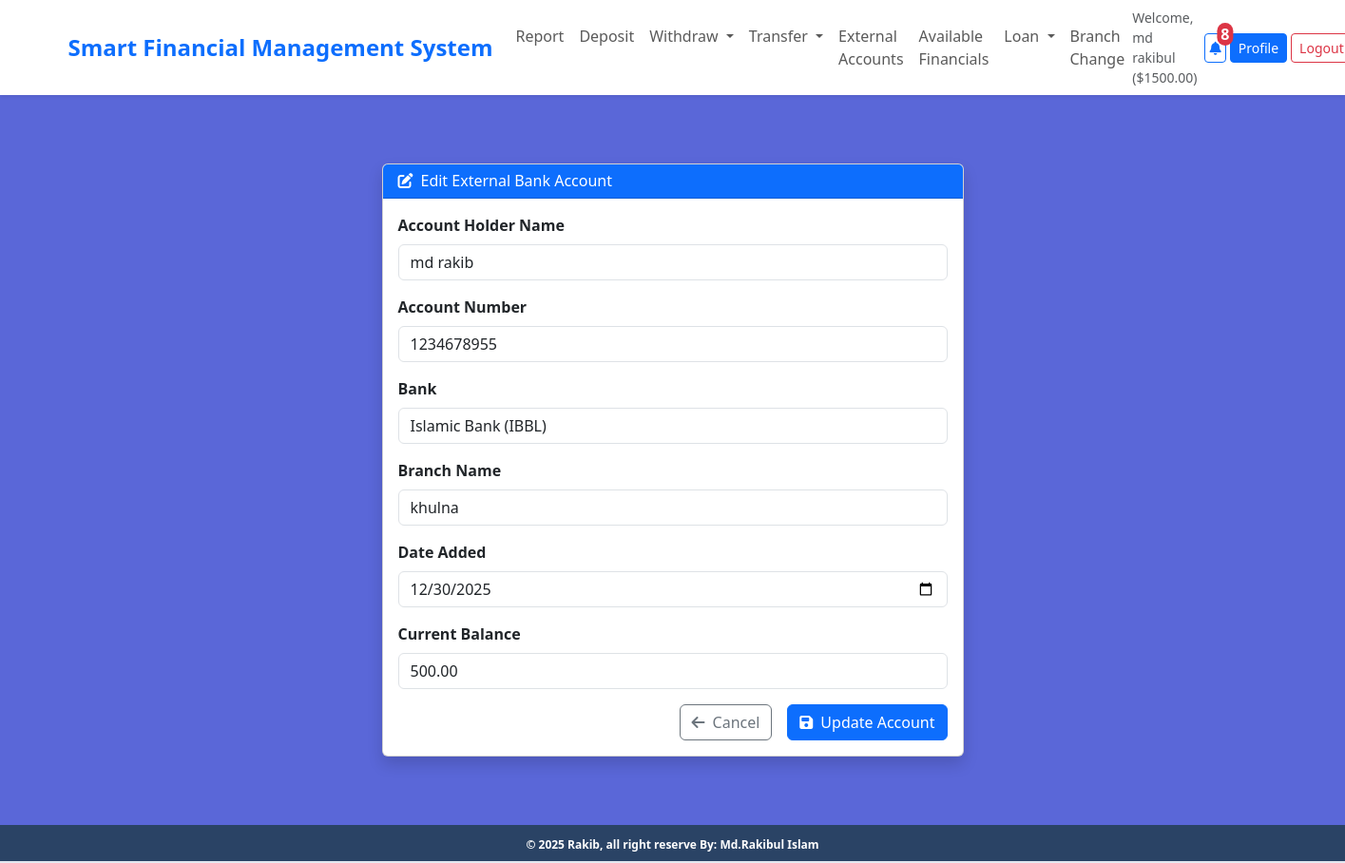
The app's page /accounts/external-accounts/6/edit/ (signed in) with its own data.
### accounts/models.py (models this page shows, shortened)
class UserBankAccount(models.Model):
    ROLE_CHOICES = [
        ('Admin', 'Admin'),
        ('Staff', 'Staff'),
        ('Customer', 'Customer'),
    ]
    user = models.OneToOneField(User, related_name='account', on_delete=models.CASCADE)
    bank = models.ForeignKey(Bank, on_delete=models.CASCADE, related_name='accounts')
    branch = models.ForeignKey(Branch, on_delete=models.CASCADE, related_name='accounts', null=True, blank=True)
    account_type = models.CharField(max_length=10, choices=ACCOUNT_TYPE)
    role = models.CharField(max_length=10, choices=ROLE_CHOICES, default='Customer')
    account_no = models.IntegerField(unique=True) # account no duijon user er kokhono same hobe na
    birth_date = models.DateField(null=True, blank=True)
    gender = models.CharField(max_length=10, choices=GENDER_TYPE)
    initial_deposite_date = models.DateField(auto_now_add=True)
    balance = models.DecimalField(default=0, max_digits=12, decimal_places=2) # ekjon user 12 digit obdi taka rakhte parbe, dui doshomik ghor obdi rakhte parben 1000.50
    is_active = models.BooleanField(default=True)
    @property
    def total_balance(self):
        from decimal import Decimal
        external_balance = self.user.external_accounts.aggregate(
            total=models.Sum('current_balance')
        )['total'] or Decimal('0')
        return self.balance + external_balance

class ExternalBankAccount(models.Model):
    user = models.ForeignKey(User, related_name='external_accounts', on_delete=models.CASCADE)
    account_holder_name = models.CharField(max_length=100, default='')
    account_number = models.CharField(max_length=50, unique=True)
    bank = models.ForeignKey(Bank, on_delete=models.CASCADE, null=True, blank=True)
    branch_name = models.CharField(max_length=100, default='')
    date_added = models.DateField(default='2025-01-01')
    current_balance = models.DecimalField(max_digits=12, decimal_places=2, default=0)
    created_at = models.DateTimeField(auto_now_add=True)
    updated_at = models.DateTimeField(auto_now=True)
    class Meta:
        ordering = ['-date_added']
        verbose_name = 'External Bank Account'
        verbose_name_plural = 'External Bank Accounts'
        constraints = [
            models.UniqueConstraint(fields=['user', 'bank'], name='unique_user_bank_external')
        ]

### accounts/views.py (the view, shortened to what this page needs)
# urls.py: path('external-accounts/<int:pk>/edit/', ExternalBankAccountUpdateView.as_view(), name='edit_external_account'),
class ExternalBankAccountUpdateView(View):
    template_name = 'accounts/edit_external_account.html'
    def get(self, request, pk):
        account = ExternalBankAccount.objects.get(pk=pk, user=request.user)
        form = ExternalBankAccountForm(instance=account)
        return render(request, self.template_name, {'form': form, 'account': account})

### banks/models.py (called while the page is built)
    def __str__(self):
        if self.code:
            return f"{self.name} ({self.code})"
        return self.name

### notifications/context_processors.py (called while the page is built)
def unread_notifications_count(request):
    if request.user.is_authenticated:
        count = Notification.objects.filter(user=request.user, is_read=False).count()
    else:
        count = 0
    return {'unread_notifications_count': count}

### accounts/templates/accounts/edit_external_account.html (shortened to what this page needs)
{% extends 'base.html' %}
{% load static %}
{% block content %}
<div class="container py-5">
    <div class="row">
        <div class="col-lg-6 mx-auto">
            <div class="card shadow">
                <div class="card-header bg-primary text-white">
                    <h4 class="card-title mb-0">
                        <i class="fas fa-edit me-2"></i>Edit External Bank Account
                    </h4>
                </div>
                <div class="card-body">
                    <form method="post">
                        <div class="mb-3">
                            <label for="{{ form.account_holder_name.id_for_label }}" class="form-label fw-semibold">
                                {{ form.account_holder_name.label }}
                            </label>
                            {{ form.account_holder_name }}
                        </div>
                        <div class="mb-3">
                            <label for="{{ form.account_number.id_for_label }}" class="form-label fw-semibold">
                                {{ form.account_number.label }}
                            </label>
                            {{ form.account_number }}
                        </div>
                        <div class="mb-3">
                            <label for="{{ form.bank.id_for_label }}" class="form-label fw-semibold">
                                {{ form.bank.label }}
                            </label>
                            {{ form.bank }}
                        </div>
                        <div class="mb-3">
                            <label for="{{ form.branch_name.id_for_label }}" class="form-label fw-semibold">
                                {{ form.branch_name.label }}
                            </label>
                            {{ form.branch_name }}
                        </div>
                        <div class="mb-3">
                            <label for="{{ form.date_added.id_for_label }}" class="form-label fw-semibold">
                                {{ form.date_added.label }}
                            </label>
                            {{ form.date_added }}
                        </div>
                        <div class="mb-3">
                            <label for="{{ form.current_balance.id_for_label }}" class="form-label fw-semibold">
                                {{ form.current_balance.label }}
                            </label>
                            {{ form.current_balance }}
                        </div>
                        <div class="d-grid gap-2 d-md-flex justify-content-md-end">
                            <a href="{% url 'external_accounts' %}" class="btn btn-outline-secondary me-md-2">
                                <i class="fas fa-arrow-left me-2"></i>Cancel
                            </a>
                            <button type="submit" class="btn btn-primary">
                                <i class="fas fa-save me-2"></i>Update Account
                            </button>
                        </div>
                    </form>
                </div>
            </div>
        </div>
    </div>
</div>
{% endblock %}

### core/templates/navbar.html (shortened to what this page needs)
<nav class="navbar navbar-expand-lg navbar-light bg-white shadow-sm">
    <div class="container-fluid px-4">
        <a class="navbar-brand fw-bold text-primary fs-4" href="/">Smart Financial Management System</a>
        <div class="collapse navbar-collapse" id="navbarNav">
            {% if request.user.is_authenticated %}
                <ul class="navbar-nav me-auto">
                    <li class="nav-item">
                        <a class="nav-link" href="{% url 'transactions:transaction_report' %}">Report</a>
                    </li>
                    <li class="nav-item">
                        <a class="nav-link" href="{% url 'transactions:deposit_money' %}">Deposit</a>
                    </li>
                    <li class="nav-item dropdown">
                        <a class="nav-link dropdown-toggle" href="#" id="withdrawDropdown" role="button" data-bs-toggle="dropdown" aria-expanded="false">
                            Withdraw
                        </a>
                    </li>
                    <li class="nav-item dropdown">
                        <a class="nav-link dropdown-toggle" href="#" id="transferDropdown" role="button" data-bs-toggle="dropdown" aria-expanded="false">
                            Transfer
                        </a>
                    </li>
                    <li class="nav-item">
                        <a class="nav-link" href="{% url 'external_accounts' %}">External Accounts</a>
                    </li>
                    <li class="nav-item">
                        <a class="nav-link" href="{% url 'banks:bank_list' %}">Available Financials</a>
                    </li>
                    <li class="nav-item dropdown">
                        <a class="nav-link dropdown-toggle" href="#" id="loanDropdown" role="button" data-bs-toggle="dropdown" aria-expanded="false">
                            Loan
                        </a>
                    </li>
                    <li class="nav-item">
                        <a class="nav-link" href="{% url 'branch_change_requests' %}">Branch Change</a>
                    </li>
                </ul>
                <div class="d-flex align-items-center flex-nowrap">
                    <span class="me-2 text-muted d-none d-lg-inline small">Welcome, {{ request.user.first_name }} (${{ request.user.account.total_balance|floatformat:2 }})</span>
                    <a href="{% url 'notifications:notification_list' %}" class="btn btn-outline-primary me-1 btn-sm position-relative p-1" title="Notifications">
                        <i class="fas fa-bell"></i>
                        {% if unread_notifications_count > 0 %}
                            <span class="position-absolute top-0 start-100 translate-middle badge rounded-pill bg-danger fs-6 p-1">{{ unread_notifications_count }}</span>
                        {% endif %}
                    </a>
                    <a href="{% url 'profile' %}" class="btn btn-primary me-1 btn-sm d-none d-sm-inline px-2" title="Profile">Profile</a>
                    <a href="{% url 'logout' %}" class="btn btn-outline-danger btn-sm px-2" title="Logout">Logout</a>
                </div>
            {% else %}
                <div class="d-flex ms-auto">
                    <a href="{% url 'login' %}" class="btn btn-outline-primary me-2">Login</a>
                    <a href="{% url 'register' %}" class="btn btn-primary">Register</a>
                </div>
            {% endif %}
        </div>
    </div>
</nav>

### core/templates/base.html (style rules this page uses)
.container-fluid { width: 100%; padding-left: 15px; padding-right: 15px; margin-left: auto; margin-right: auto; }
@media (min-width: 576px) { .container-fluid { max-width: 540px; } }
@media (min-width: 768px) { .container-fluid { max-width: 720px; } }
@media (min-width: 992px) { .container-fluid { max-width: 960px; } }
@media (min-width: 1200px) { .container-fluid { max-width: 1140px; } }
@media (min-width: 1400px) { .container-fluid { max-width: 1320px; } }

### records on screen
ExternalBankAccount: account_holder_name "md rakib", account_number "1234678955", bank "Islamic Bank (IBBL)", branch_name "khulna", date_added "12/30/2025", current_balance "500.00"

### other values on screen
{{ request.user.first_name }} "md rakibul"
{{ request.user.account.total_balance|floatformat:2 }} "1500.00"
{{ unread_notifications_count }} "8"
